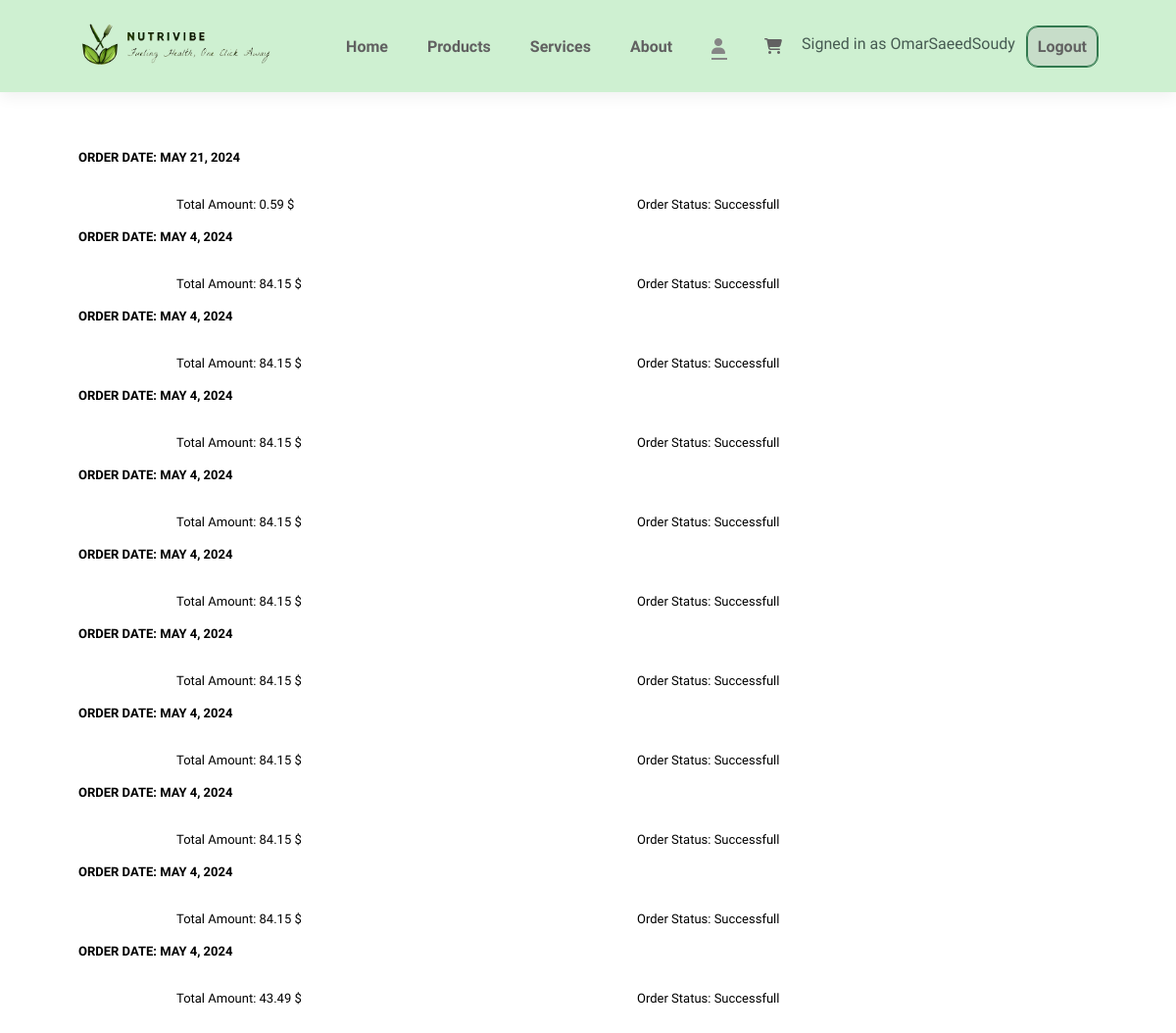
Page /user_orders (signed in) on the committed database.
### nutrivibe/models.py (models this page shows, shortened)
class Orders(models.Model):
    user = models.ForeignKey(User, on_delete=models.CASCADE)
    items = models.ManyToManyField(Products, through='OrdersItems')
    total_amount = models.DecimalField(max_digits=10, decimal_places=2)
    order_date = models.DateField()

### nutrivibe/views.py (the view)
# urls.py: path('user_orders', UserOrdersHandler().get_user_orders, name='user_orders'),
    def get_user_orders(self, request):
        user = request.user
        user_id = user.id
        user_orders = Orders.objects.filter(user_id=user_id).all()
        return render(request, 'orders.html', {'user_orders': user_orders})

### nutrivibe/templates/orders.html (shortened to what this page needs)
<!DOCTYPE html>
<html lang="en">
{% load static %}
<head>
    <link rel="stylesheet" href="https://cdnjs.cloudflare.com/ajax/libs/font-awesome/6.5.1/css/all.min.css"/>
    <link rel="stylesheet" href="{% static 'css/style.css' %}">
</head>
<body>
<section id="header">
    <a href=""><img src="{% static 'img/logo-bl3rd-bg2.png' %}" class="logo" style="max-height: 50px;" alt=""></a>
    <div>
        <ul id="navbar">
            <li><a  href="/">Home</a></li>
            <li><a href="/products">Products</a></li>
            <li><a href="/#services">Services</a></li>
            <li><a href="/#about">About</a></li>
            <li><a class="active" href="/user_choices"><i class="fa-solid fa-user"></i></a></li>
            <li id="lg-bag"><a href="/user_cart"><i class="fa-solid fa-cart-shopping"></i></a></li>
            {% if user.is_authenticated %}
                <p>Signed in as {{ user.username }}  &nbsp&nbsp</p>
                <div class="login">
                    <a href="/logout">Logout</a>
                </div>
            {% else %}
            <div class="login">
                <a href="/login">Login</a>
            </div>
            {% endif %}
        </ul>
    </div>
</section>
<section id="hist-order" class="section-p1">
    <table width="100%">
        {% for order in user_orders %}
        <thead>
            <tr>
                <td>Order Date: {{ order.order_date }}</td>
            </tr>
        </thead>
        <tbody onclick="window.location.href='order_details?order_id={{ order.id }}';">
            <tr>
                <td><img style="cursor: pointer;" src="{{ order.items.first.image_url }}"></td>
                <td>Total Amount: {{ order.total_amount }} $</td>
                <td>Order Status: Successfull</td>
            </tr>
        </tbody>
        {% endfor %}
    </table>
</section>

### nutrivibe/static/css/style.css (style rules this page uses)
* { margin: 0; padding: 0; box-sizing: border-box; font-family: "Spartan", sans-serif; }
html { scroll-behavior: smooth; }
p { font-size: 16px; color: #465b52; margin: 15px 0 20px 0; }
.section-p1 { padding: 40px 80px; }
body { width: 100%; padding-top: 95px; }
#header { display: flex; align-items: center; justify-content: space-between; padding: 20px 80px; background: #beebc2be; box-shadow: 0 5px 15px rgba(0,0,0,0.06); position: fixed; width: 100%; top: 0; z-index: 1000; }
#navbar { display: flex; align-items: center; justify-content: center; }
#navbar li { list-style: none; padding: 0 20px; position: relative; }
#navbar li a { text-decoration: none; font-size: 16px; font-weight: 600; color: #616161; transition: 0.3 ease; }
#navbar li a:hover, #navbar li a.active { color: #868686; }
#navbar li a.active::after, #navbar li a:hover::after { content:""; width: 30%; height: 2px; background: #868686; position: absolute; bottom: -4px; left: 20px; }
.login { outline-style: solid; border: 1px solid #32794F; background-color: #C7DDC9; border-radius: 11px; outline-color: #32794F; outline-width: thin; padding: 10px 10px ; transition: 0.1 ease; }
.login a { text-decoration: none; font-size: 16px; font-weight: 600; color: #616161; }
#hist-order { overflow-x: auto; }
#hist-order table { width: 100%; border-collapse: collapse; table-layout: fixed; white-space: nowrap; }
#hist-order table td:nth-child(1) { width: 100px; text-align: center; }
#hist-order table thead { border-left:none ; border-right: none; }
#hist-order table thead td { font-weight: 700; text-transform: uppercase; font-size: 13px; padding: 18px 0; }
#hist-order table tbody tr td { padding-top: 15px; }
#hist-order table tbody td { font-size: 13px ; }

### rows in the picture
Orders: order_date "MAY 21, 2024", total_amount "0.59"
Orders: order_date "MAY 4, 2024", total_amount "84.15"
Orders: order_date "MAY 4, 2024", total_amount "84.15"
Orders: order_date "MAY 4, 2024", total_amount "84.15"
Orders: order_date "MAY 4, 2024", total_amount "84.15"
Orders: order_date "MAY 4, 2024", total_amount "84.15"
Orders: order_date "MAY 4, 2024", total_amount "84.15"
Orders: order_date "MAY 4, 2024", total_amount "84.15"
Orders: order_date "MAY 4, 2024", total_amount "84.15"
Orders: order_date "MAY 4, 2024", total_amount "84.15"
Orders: order_date "MAY 4, 2024", total_amount "43.49"

### other values in the picture
{{ user.username }} "OmarSaeedSoudy"
